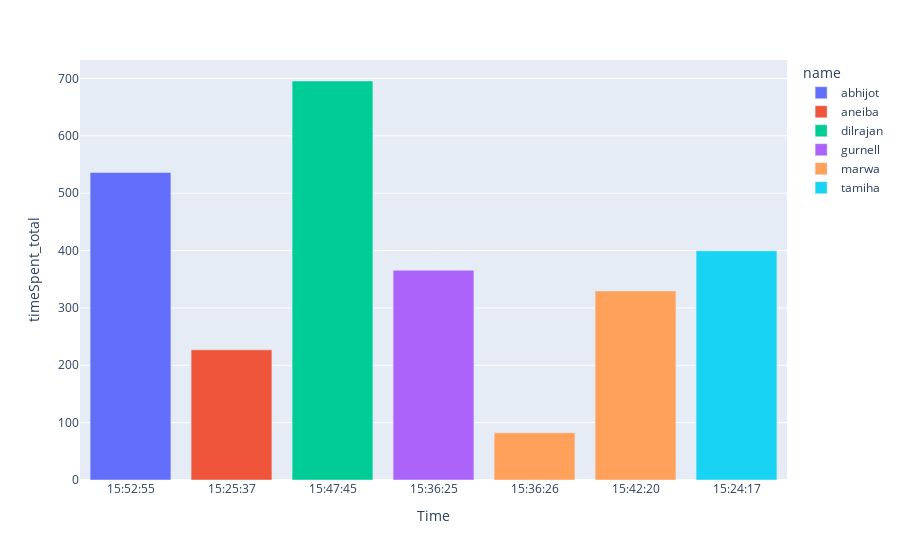

Notebook cell for this chart:
### Code cell
px.bar(df[df.Date=='17/01/2023'], x="Time", y="timeSpent_total", 
                 color="name")

### Figure 1 — Plotly figure (JSON) as saved in the notebook; plotly's stock layout.template omitted (floating-point values rounded to 4 significant figures)
{"data": [{"alignmentgroup": "True", "hovertemplate": "name=abhijot<br>Time=%{x}<br>timeSpent_total=%{y}<extra></extra>", "legendgroup": "abhijot", "marker": {"color": "#636efa", "pattern": {"shape": ""}}, "name": "abhijot", "offsetgroup": "abhijot", "orientation": "v", "showlegend": true, "textposition": "auto", "type": "bar", "x": ["15:52:55"], "xaxis": "x", "y": [536.0], "yaxis": "y"}, {"alignmentgroup": "True", "hovertemplate": "name=aneiba<br>Time=%{x}<br>timeSpent_total=%{y}<extra></extra>", "legendgroup": "aneiba", "marker": {"color": "#EF553B", "pattern": {"shape": ""}}, "name": "aneiba", "offsetgroup": "aneiba", "orientation": "v", "showlegend": true, "textposition": "auto", "type": "bar", "x": ["15:25:37"], "xaxis": "x", "y": [226.8], "yaxis": "y"}, {"alignmentgroup": "True", "hovertemplate": "name=dilrajan<br>Time=%{x}<br>timeSpent_total=%{y}<extra></extra>", "legendgroup": "dilrajan", "marker": {"color": "#00cc96", "pattern": {"shape": ""}}, "name": "dilrajan", "offsetgroup": "dilrajan", "orientation": "v", "showlegend": true, "textposition": "auto", "type": "bar", "x": ["15:47:45"], "xaxis": "x", "y": [695.5], "yaxis": "y"}, {"alignmentgroup": "True", "hovertemplate": "name=gurnell<br>Time=%{x}<br>timeSpent_total=%{y}<extra></extra>", "legendgroup": "gurnell", "marker": {"color": "#ab63fa", "pattern": {"shape": ""}}, "name": "gurnell", "offsetgroup": "gurnell", "orientation": "v", "showlegend": true, "textposition": "auto", "type": "bar", "x": ["15:36:25"], "xaxis": "x", "y": [365.6], "yaxis": "y"}, {"alignmentgroup": "True", "hovertemplate": "name=marwa<br>Time=%{x}<br>timeSpent_total=%{y}<extra></extra>", "legendgroup": "marwa", "marker": {"color": "#FFA15A", "pattern": {"shape": ""}}, "name": "marwa", "offsetgroup": "marwa", "orientation": "v", "showlegend": true, "textposition": "auto", "type": "bar", "x": ["15:36:26", "15:42:20"], "xaxis": "x", "y": [82.17, 329.5], "yaxis": "y"}, {"alignmentgroup": "True", "hovertemplate": "name=tamiha<br>Time=%{x}<br>timeSpent_total=%{y}<extra></extra>", "legendgroup": "tamiha", "marker": {"color": "#19d3f3", "pattern": {"shape": ""}}, "name": "tamiha", "offsetgroup": "tamiha", "orientation": "v", "showlegend": true, "textposition": "auto", "type": "bar", "x": ["15:24:17"], "xaxis": "x", "y": [399.5], "yaxis": "y"}], "layout": {"barmode": "relative", "legend": {"title": {"text": "name"}, "tracegroupgap": 0}, "margin": {"t": 60}, "xaxis": {"anchor": "y", "domain": [0, 1], "title": {"text": "Time"}}, "yaxis": {"anchor": "x", "domain": [0, 1], "title": {"text": "timeSpent_total"}}}}
